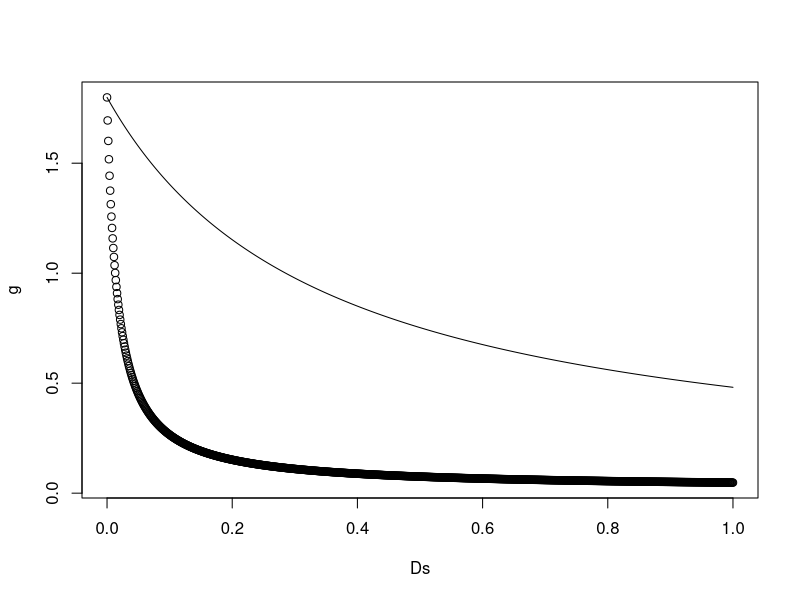

Write the R code that produced this figure.
rm(list = ls())

g0 = 0.02
a1 = 6

cs = 380
Gamma = 42.75
Ds = seq(0,1,length.out = 1000)


D0 = 0.016
DOprim = 0.35

An = 100

g = g0 + a1*An/((cs - Gamma)*(1 + Ds/D0))
gprim = g0 + a1*An/((cs - Gamma)*(1 + Ds/DOprim))

plot(Ds,g)
lines(Ds,gprim)
